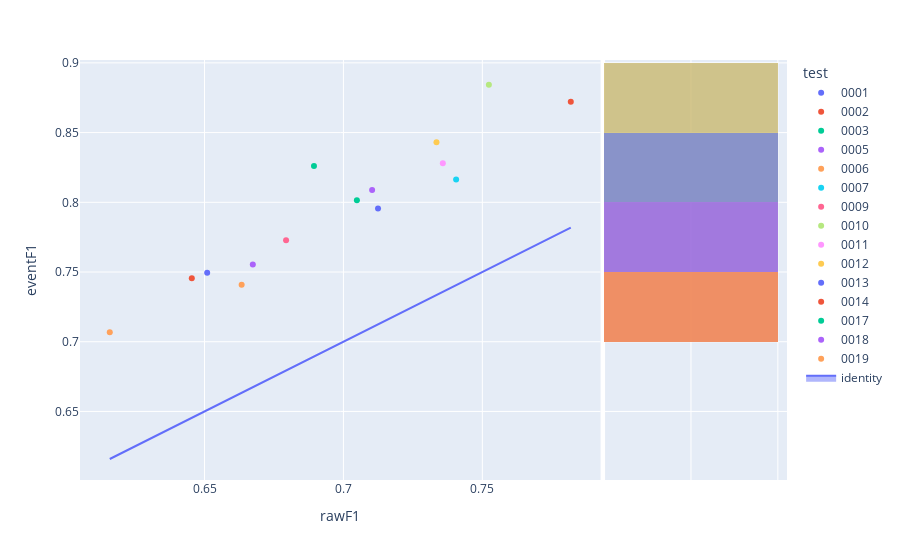

The cell this chart's notebook holds for it:
### Code cell
fig=px.scatter(experimentModels_N2,x='rawF1',y='eventF1',color='test',hover_name='modelId', marginal_y="histogram")
fig.add_trace(
    go.Scatter(x=experimentModels_N2['rawF1'], y=experimentModels_N2['rawF1'], name="identity", mode='lines',fill="toself")
)
fig.show()

### Figure 1 — Plotly figure (JSON) as saved in the notebook; plotly's stock layout.template omitted (floating-point values rounded to 4 significant figures)
{"data": [{"hovertemplate": "<b>%{hovertext}</b><br><br>test=0001<br>rawF1=%{x}<br>eventF1=%{y}<extra></extra>", "hovertext": ["bf748cb3-0db0-4e08-b725-3f4b82679017"], "legendgroup": "0001", "marker": {"color": "#636efa", "symbol": "circle"}, "mode": "markers", "name": "0001", "orientation": "v", "showlegend": true, "type": "scatter", "x": [0.651], "xaxis": "x", "y": [0.7495], "yaxis": "y"}, {"alignmentgroup": "True", "bingroup": "y", "hovertemplate": "test=0001<br>eventF1=%{y}<br>count=%{x}<extra></extra>", "legendgroup": "0001", "marker": {"color": "#636efa"}, "name": "0001", "offsetgroup": "0001", "opacity": 0.5, "showlegend": false, "type": "histogram", "xaxis": "x2", "y": [0.7495], "yaxis": "y2"}, {"hovertemplate": "<b>%{hovertext}</b><br><br>test=0002<br>rawF1=%{x}<br>eventF1=%{y}<extra></extra>", "hovertext": ["57897053-2189-42d0-8c44-90c32b067094"], "legendgroup": "0002", "marker": {"color": "#EF553B", "symbol": "circle"}, "mode": "markers", "name": "0002", "orientation": "v", "showlegend": true, "type": "scatter", "x": [0.7818], "xaxis": "x", "y": [0.8722], "yaxis": "y"}, {"alignmentgroup": "True", "bingroup": "y", "hovertemplate": "test=0002<br>eventF1=%{y}<br>count=%{x}<extra></extra>", "legendgroup": "0002", "marker": {"color": "#EF553B"}, "name": "0002", "offsetgroup": "0002", "opacity": 0.5, "showlegend": false, "type": "histogram", "xaxis": "x2", "y": [0.8722], "yaxis": "y2"}, {"hovertemplate": "<b>%{hovertext}</b><br><br>test=0003<br>rawF1=%{x}<br>eventF1=%{y}<extra></extra>", "hovertext": ["d9715543-4141-4773-83d3-da2830e98685"], "legendgroup": "0003", "marker": {"color": "#00cc96", "symbol": "circle"}, "mode": "markers", "name": "0003", "orientation": "v", "showlegend": true, "type": "scatter", "x": [0.7048], "xaxis": "x", "y": [0.8014], "yaxis": "y"}, {"alignmentgroup": "True", "bingroup": "y", "hovertemplate": "test=0003<br>eventF1=%{y}<br>count=%{x}<extra></extra>", "legendgroup": "0003", "marker": {"color": "#00cc96"}, "name": "0003", "offsetgroup": "0003", "opacity": 0.5, "showlegend": false, "type": "histogram", "xaxis": "x2", "y": [0.8014], "yaxis": "y2"}, {"hovertemplate": "<b>%{hovertext}</b><br><br>test=0005<br>rawF1=%{x}<br>eventF1=%{y}<extra></extra>", "hovertext": ["dadf35ae-1f3a-43da-8303-5fff33a435c4"], "legendgroup": "0005", "marker": {"color": "#ab63fa", "symbol": "circle"}, "mode": "markers", "name": "0005", "orientation": "v", "showlegend": true, "type": "scatter", "x": [0.6674], "xaxis": "x", "y": [0.7555], "yaxis": "y"}, {"alignmentgroup": "True", "bingroup": "y", "hovertemplate": "test=0005<br>eventF1=%{y}<br>count=%{x}<extra></extra>", "legendgroup": "0005", "marker": {"color": "#ab63fa"}, "name": "0005", "offsetgroup": "0005", "opacity": 0.5, "showlegend": false, "type": "histogram", "xaxis": "x2", "y": [0.7555], "yaxis": "y2"}, {"hovertemplate": "<b>%{hovertext}</b><br><br>test=0006<br>rawF1=%{x}<br>eventF1=%{y}<extra></extra>", "hovertext": ["255a0333-5bc4-45dc-aee7-89f4718866a7"], "legendgroup": "0006", "marker": {"color": "#FFA15A", "symbol": "circle"}, "mode": "markers", "name": "0006", "orientation": "v", "showlegend": true, "type": "scatter", "x": [0.6159], "xaxis": "x", "y": [0.7068], "yaxis": "y"}, {"alignmentgroup": "True", "bingroup": "y", "hovertemplate": "test=0006<br>eventF1=%{y}<br>count=%{x}<extra></extra>", "legendgroup": "0006", "marker": {"color": "#FFA15A"}, "name": "0006", "offsetgroup": "0006", "opacity": 0.5, "showlegend": false, "type": "histogram", "xaxis": "x2", "y": [0.7068], "yaxis": "y2"}, {"hovertemplate": "<b>%{hovertext}</b><br><br>test=0007<br>rawF1=%{x}<br>eventF1=%{y}<extra></extra>", "hovertext": ["a636bcf2-756a-4080-bb6e-a1f4cd400f46"], "legendgroup": "0007", "marker": {"color": "#19d3f3", "symbol": "circle"}, "mode": "markers", "name": "0007", "orientation": "v", "showlegend": true, "type": "scatter", "x": [0.7406], "xaxis": "x", "y": [0.8163], "yaxis": "y"}, {"alignmentgroup": "True", "bingroup": "y", "hovertemplate": "test=0007<br>eventF1=%{y}<br>count=%{x}<extra></extra>", "legendgroup": "0007", "marker": {"color": "#19d3f3"}, "name": "0007", "offsetgroup": "0007", "opacity": 0.5, "showlegend": false, "type": "histogram", "xaxis": "x2", "y": [0.8163], "yaxis": "y2"}, {"hovertemplate": "<b>%{hovertext}</b><br><br>test=0009<br>rawF1=%{x}<br>eventF1=%{y}<extra></extra>", "hovertext": ["5a2de0ee-a55e-4039-aef4-ee73020fbd45"], "legendgroup": "0009", "marker": {"color": "#FF6692", "symbol": "circle"}, "mode": "markers", "name": "0009", "orientation": "v", "showlegend": true, "type": "scatter", "x": [0.6794], "xaxis": "x", "y": [0.7728], "yaxis": "y"}, {"alignmentgroup": "True", "bingroup": "y", "hovertemplate": "test=0009<br>eventF1=%{y}<br>count=%{x}<extra></extra>", "legendgroup": "0009", "marker": {"color": "#FF6692"}, "name": "0009", "offsetgroup": "0009", "opacity": 0.5, "showlegend": false, "type": "histogram", "xaxis": "x2", "y": [0.7728], "yaxis": "y2"}, {"hovertemplate": "<b>%{hovertext}</b><br><br>test=0010<br>rawF1=%{x}<br>eventF1=%{y}<extra></extra>", "hovertext": ["68afbb00-3c69-45a0-96fb-c8bb1f3682c7"], "legendgroup": "0010", "marker": {"color": "#B6E880", "symbol": "circle"}, "mode": "markers", "name": "0010", "orientation": "v", "showlegend": true, "type": "scatter", "x": [0.7524], "xaxis": "x", "y": [0.8843], "yaxis": "y"}, {"alignmentgroup": "True", "bingroup": "y", "hovertemplate": "test=0010<br>eventF1=%{y}<br>count=%{x}<extra></extra>", "legendgroup": "0010", "marker": {"color": "#B6E880"}, "name": "0010", "offsetgroup": "0010", "opacity": 0.5, "showlegend": false, "type": "histogram", "xaxis": "x2", "y": [0.8843], "yaxis": "y2"}, {"hovertemplate": "<b>%{hovertext}</b><br><br>test=0011<br>rawF1=%{x}<br>eventF1=%{y}<extra></extra>", "hovertext": ["97cd3944-413e-48a8-a112-61ad4a62d585"], "legendgroup": "0011", "marker": {"color": "#FF97FF", "symbol": "circle"}, "mode": "markers", "name": "0011", "orientation": "v", "showlegend": true, "type": "scatter", "x": [0.7358], "xaxis": "x", "y": [0.8279], "yaxis": "y"}, {"alignmentgroup": "True", "bingroup": "y", "hovertemplate": "test=0011<br>eventF1=%{y}<br>count=%{x}<extra></extra>", "legendgroup": "0011", "marker": {"color": "#FF97FF"}, "name": "0011", "offsetgroup": "0011", "opacity": 0.5, "showlegend": false, "type": "histogram", "xaxis": "x2", "y": [0.8279], "yaxis": "y2"}, {"hovertemplate": "<b>%{hovertext}</b><br><br>test=0012<br>rawF1=%{x}<br>eventF1=%{y}<extra></extra>", "hovertext": ["b38c4b53-8f69-4715-8715-2e45fa1bf3c3"], "legendgroup": "0012", "marker": {"color": "#FECB52", "symbol": "circle"}, "mode": "markers", "name": "0012", "orientation": "v", "showlegend": true, "type": "scatter", "x": [0.7335], "xaxis": "x", "y": [0.843], "yaxis": "y"}, {"alignmentgroup": "True", "bingroup": "y", "hovertemplate": "test=0012<br>eventF1=%{y}<br>count=%{x}<extra></extra>", "legendgroup": "0012", "marker": {"color": "#FECB52"}, "name": "0012", "offsetgroup": "0012", "opacity": 0.5, "showlegend": false, "type": "histogram", "xaxis": "x2", "y": [0.843], "yaxis": "y2"}, {"hovertemplate": "<b>%{hovertext}</b><br><br>test=0013<br>rawF1=%{x}<br>eventF1=%{y}<extra></extra>", "hovertext": ["b7970d34-50d5-4c03-ae58-a9eac2936305"], "legendgroup": "0013", "marker": {"color": "#636efa", "symbol": "circle"}, "mode": "markers", "name": "0013", "orientation": "v", "showlegend": true, "type": "scatter", "x": [0.7124], "xaxis": "x", "y": [0.7955], "yaxis": "y"}, {"alignmentgroup": "True", "bingroup": "y", "hovertemplate": "test=0013<br>eventF1=%{y}<br>count=%{x}<extra></extra>", "legendgroup": "0013", "marker": {"color": "#636efa"}, "name": "0013", "offsetgroup": "0013", "opacity": 0.5, "showlegend": false, "type": "histogram", "xaxis": "x2", "y": [0.7955], "yaxis": "y2"}, {"hovertemplate": "<b>%{hovertext}</b><br><br>test=0014<br>rawF1=%{x}<br>eventF1=%{y}<extra></extra>", "hovertext": ["24ae87c7-0321-4379-be41-54e39eebff8f"], "legendgroup": "0014", "marker": {"color": "#EF553B", "symbol": "circle"}, "mode": "markers", "name": "0014", "orientation": "v", "showlegend": true, "type": "scatter", "x": [0.6454], "xaxis": "x", "y": [0.7455], "yaxis": "y"}, {"alignmentgroup": "True", "bingroup": "y", "hovertemplate": "test=0014<br>eventF1=%{y}<br>count=%{x}<extra></extra>", "legendgroup": "0014", "marker": {"color": "#EF553B"}, "name": "0014", "offsetgroup": "0014", "opacity": 0.5, "showlegend": false, "type": "histogram", "xaxis": "x2", "y": [0.7455], "yaxis": "y2"}, {"hovertemplate": "<b>%{hovertext}</b><br><br>test=0017<br>rawF1=%{x}<br>eventF1=%{y}<extra></extra>", "hovertext": ["549b83e9-f9d6-40a9-8a7a-0d4ca9756e77"], "legendgroup": "0017", "marker": {"color": "#00cc96", "symbol": "circle"}, "mode": "markers", "name": "0017", "orientation": "v", "showlegend": true, "type": "scatter", "x": [0.6894], "xaxis": "x", "y": [0.8261], "yaxis": "y"}, {"alignmentgroup": "True", "bingroup": "y", "hovertemplate": "test=0017<br>eventF1=%{y}<br>count=%{x}<extra></extra>", "legendgroup": "0017", "marker": {"color": "#00cc96"}, "name": "0017", "offsetgroup": "0017", "opacity": 0.5, "showlegend": false, "type": "histogram", "xaxis": "x2", "y": [0.8261], "yaxis": "y2"}, {"hovertemplate": "<b>%{hovertext}</b><br><br>test=0018<br>rawF1=%{x}<br>eventF1=%{y}<extra></extra>", "hovertext": ["af4945ef-f9e1-4139-8276-6a1afa9a84bd"], "legendgroup": "0018", "marker": {"color": "#ab63fa", "symbol": "circle"}, "mode": "markers", "name": "0018", "orientation": "v", "showlegend": true, "type": "scatter", "x": [0.7103], "xaxis": "x", "y": [0.8088], "yaxis": "y"}, {"alignmentgroup": "True", "bingroup": "y", "hovertemplate": "test=0018<br>eventF1=%{y}<br>count=%{x}<extra></extra>", "legendgroup": "0018", "marker": {"color": "#ab63fa"}, "name": "0018", "offsetgroup": "0018", "opacity": 0.5, "showlegend": false, "type": "histogram", "xaxis": "x2", "y": [0.8088], "yaxis": "y2"}, {"hovertemplate": "<b>%{hovertext}</b><br><br>test=0019<br>rawF1=%{x}<br>eventF1=%{y}<extra></extra>", "hovertext": ["877ff07d-f2c9-476a-b02b-31ee609f9141"], "legendgroup": "0019", "marker": {"color": "#FFA15A", "symbol": "circle"}, "mode": "markers", "name": "0019", "orientation": "v", "showlegend": true, "type": "scatter", "x": [0.6634], "xaxis": "x", "y": [0.7409], "yaxis": "y"}, {"alignmentgroup": "True", "bingroup": "y", "hovertemplate": "test=0019<br>eventF1=%{y}<br>count=%{x}<extra></extra>", "legendgroup": "0019", "marker": {"color": "#FFA15A"}, "name": "0019", "offsetgroup": "0019", "opacity": 0.5, "showlegend": false, "type": "histogram", "xaxis": "x2", "y": [0.7409], "yaxis": "y2"}, {"fill": "toself", "mode": "lines", "name": "identity", "type": "scatter", "x": [0.651, 0.7818, 0.7048, 0.6674, 0.6159, 0.7406, 0.6794, 0.7524, 0.7358, 0.7335, 0.7124, 0.6454, 0.6894, 0.7103, 0.6634], "y": [0.651, 0.7818, 0.7048, 0.6674, 0.6159, 0.7406, 0.6794, 0.7524, 0.7358, 0.7335, 0.7124, 0.6454, 0.6894, 0.7103, 0.6634]}], "layout": {"barmode": "overlay", "legend": {"title": {"text": "test"}, "tracegroupgap": 0}, "margin": {"t": 60}, "xaxis": {"anchor": "y", "domain": [0, 0.7363], "title": {"text": "rawF1"}}, "xaxis2": {"anchor": "y2", "domain": [0.7413, 1], "matches": "x2", "showgrid": true, "showline": false, "showticklabels": false, "ticks": ""}, "yaxis": {"anchor": "x", "domain": [0, 1], "title": {"text": "eventF1"}}, "yaxis2": {"anchor": "x2", "domain": [0, 1], "matches": "y", "showgrid": true, "showticklabels": false}}}
